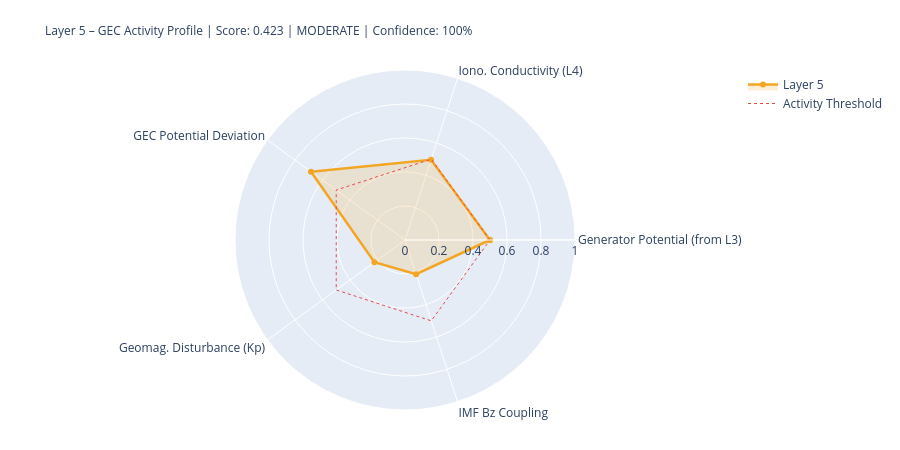

Write notebook code for a chart like this one.
### Markdown cell above
---
## 5. State Assessment & Handoff to Layer 6

### Code cell
# ============================================================
# LAYER-5-SCORE
# ============================================================

# Components
# 1) Generator activity (Layer-3-driven)
gen_score = norm(generator_strength, 0.3, 2.0)
gen_src   = 'from_layer3' if l3_thunder_score is not None else 'estimated'

# 2) Ionospheric conductivity (Layer-4-driven)
iono_score = norm(iono_cond_factor, 0.7, 1.4)
iono_src   = 'from_layer4' if l4_ioniz is not None else 'estimated'

# 3) GEC potential deviation from reference
pot_score = norm(abs(delta_V_pct), 0, 30)  # 0 = at reference, 1 = 30% deviation
pot_src   = 'derived'

# 4) Geomagnetic disturbance (Kp) – modulates vertical currents
kp_score = norm(kp_val, 0, 9)
kp_src   = 'primary' if kp_now is not None else 'from_layer4'

# 5) IMF Bz coupling (southward = stronger M-I coupling → GEC influence)
bz_score = norm(-(bz_now or 0), -5, 30) if bz_now is not None else None
bz_src   = 'primary' if bz_now is not None else 'missing'

COMPONENTS = {
    'Generator Potential (from L3)':  {'score': gen_score,   'source': 'derived_from_layer3', 'dynamic': True},
    'Iono. Conductivity (L4)':      {'score': iono_score,  'source': iono_src, 'dynamic': True},
    'GEC Potential Deviation':      {'score': pot_score,   'source': pot_src,  'dynamic': True},
    'Geomag. Disturbance (Kp)':         {'score': kp_score,    'source': kp_src,   'dynamic': True},
    'IMF Bz Coupling':               {'score': bz_score,    'source': bz_src,   'dynamic': True},
}

available   = {k: v['score'] for k, v in COMPONENTS.items() if v['score'] is not None}
unavailable = [k for k, v in COMPONENTS.items() if v['score'] is None]
layer5_score = round(sum(available.values()) / len(available), 4) if available else None
confidence   = round(len(available) / len(COMPONENTS), 2)
level = ('unknown' if layer5_score is None
         else 'quiet'   if layer5_score < 0.3
         else 'moderate' if layer5_score < 0.6
         else 'active')
dominant_l5 = max(available, key=available.get) if available else 'none'

# Kp consistency: separate 1-min raw value from score value
kp_1m_raw   = kp_now          # directly from API (can be 0.0 during live measurement)
kp_for_score = kp_val          # from Layer-0 context or estimated value if needed
kp_score_src = kp_src

W = 68
print('=' * W)
print('LAYER 5 – GLOBAL ELECTRIC CIRCUIT – STATE ASSESSMENT')
print('=' * W)
for name, comp in COMPONENTS.items():
    s = comp['score']
    if s is not None:
        bar = '█' * int(s*20) + '░' * (20-int(s*20))
        print(f'  {name:<34} {bar}  {s:.3f}  [{comp["source"]}]')
    else:
        print(f'  {name:<34} {"─"*20}  n/a   [missing]')
print('-' * W)
print(f'  Score:         {layer5_score:.3f}  ({len(available)}/{len(COMPONENTS)} components)')
print(f'  Confidence:    {confidence:.0%}')
print(f'  Level:         {level.upper()}')
print(f'  Dominant:      {dominant_l5}')
print(f'  V_iono:        {V_iono_mod:.1f} kV  (Δ {delta_V_pct:+.1f}% vs. Ref)')
print(f'  I_total:       {I_total_mod:.1f} A   (Δ {delta_I_pct:+.1f}% vs. Ref)')
print('=' * W)

# Radar
cats   = list(available.keys())
vals_r = list(available.values())
if len(cats) >= 3:
    fig = go.Figure()
    fig.add_trace(go.Scatterpolar(
        r=vals_r + [vals_r[0]], theta=cats + [cats[0]],
        fill='toself', fillcolor='rgba(242,166,35,0.18)',
        line=dict(color='#F2A623', width=2.5), name='Layer 5'
    ))
    fig.add_trace(go.Scatterpolar(
        r=[0.5]*(len(cats)+1), theta=cats+[cats[0]],
        line=dict(color='#E24B4A', dash='dot', width=1),
        mode='lines', name='Activity Threshold'
    ))
    fig.update_layout(
        title=dict(
            text=f'Layer 5 – GEC Activity Profile | Score: {layer5_score:.3f} | {level.upper()} | Confidence: {confidence:.0%}',
            font=dict(size=12)
        ),
        polar=dict(radialaxis=dict(visible=True, range=[0,1])),
        height=450, showlegend=True,
        margin=dict(l=80, r=80, t=70, b=40)
    )
    fig.show()

### Figure 1 — Plotly figure (JSON) as saved in the notebook; plotly's stock layout.template omitted (floating-point values rounded to 4 significant figures)
{"data": [{"fill": "toself", "fillcolor": "rgba(242,166,35,0.18)", "line": {"color": "#F2A623", "width": 2.5}, "name": "Layer 5", "r": [0.5, 0.4963, 0.6833, 0.2222, 0.2114, 0.5], "theta": ["Generator Potential (from L3)", "Iono. Conductivity (L4)", "GEC Potential Deviation", "Geomag. Disturbance (Kp)", "IMF Bz Coupling", "Generator Potential (from L3)"], "type": "scatterpolar"}, {"line": {"color": "#E24B4A", "dash": "dot", "width": 1}, "mode": "lines", "name": "Activity Threshold", "r": [0.5, 0.5, 0.5, 0.5, 0.5, 0.5], "theta": ["Generator Potential (from L3)", "Iono. Conductivity (L4)", "GEC Potential Deviation", "Geomag. Disturbance (Kp)", "IMF Bz Coupling", "Generator Potential (from L3)"], "type": "scatterpolar"}], "layout": {"height": 450, "margin": {"b": 40, "l": 80, "r": 80, "t": 70}, "polar": {"radialaxis": {"range": [0, 1], "visible": true}}, "showlegend": true, "title": {"font": {"size": 12}, "text": "Layer 5 – GEC Activity Profile | Score: 0.423 | MODERATE | Confidence: 100%"}}}
